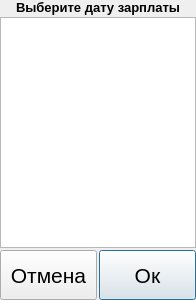
<?xml version="1.0" encoding="UTF-8"?>
<ui version="4.0">
 <class>Dialog</class>
 <widget class="QDialog" name="Dialog">
  <property name="geometry">
   <rect>
    <x>0</x>
    <y>0</y>
    <width>196</width>
    <height>300</height>
   </rect>
  </property>
  <property name="windowTitle">
   <string>Дата</string>
  </property>
  <layout class="QGridLayout" name="gridLayout">
   <property name="leftMargin">
    <number>0</number>
   </property>
   <property name="topMargin">
    <number>0</number>
   </property>
   <property name="rightMargin">
    <number>0</number>
   </property>
   <property name="bottomMargin">
    <number>0</number>
   </property>
   <property name="spacing">
    <number>2</number>
   </property>
   <item row="2" column="1">
    <widget class="QPushButton" name="pushButton_2">
     <property name="minimumSize">
      <size>
       <width>0</width>
       <height>50</height>
      </size>
     </property>
     <property name="font">
      <font>
       <family>Tahoma</family>
       <pointsize>16</pointsize>
      </font>
     </property>
     <property name="text">
      <string>Ок</string>
     </property>
    </widget>
   </item>
   <item row="2" column="0">
    <widget class="QPushButton" name="pushButton">
     <property name="minimumSize">
      <size>
       <width>0</width>
       <height>50</height>
      </size>
     </property>
     <property name="font">
      <font>
       <family>Tahoma</family>
       <pointsize>16</pointsize>
      </font>
     </property>
     <property name="text">
      <string>Отмена</string>
     </property>
    </widget>
   </item>
   <item row="0" column="0" colspan="2">
    <widget class="QLabel" name="label">
     <property name="font">
      <font>
       <pointsize>10</pointsize>
       <weight>75</weight>
       <bold>true</bold>
      </font>
     </property>
     <property name="text">
      <string>Выберите дату зарплаты</string>
     </property>
     <property name="alignment">
      <set>Qt::AlignCenter</set>
     </property>
    </widget>
   </item>
   <item row="1" column="0" colspan="2">
    <widget class="QListWidget" name="lw_date_salary">
     <property name="font">
      <font>
       <family>Tahoma</family>
       <pointsize>12</pointsize>
       <weight>75</weight>
       <bold>true</bold>
      </font>
     </property>
     <property name="editTriggers">
      <set>QAbstractItemView::NoEditTriggers</set>
     </property>
     <property name="textElideMode">
      <enum>Qt::ElideMiddle</enum>
     </property>
     <property name="isWrapping" stdset="0">
      <bool>false</bool>
     </property>
     <property name="viewMode">
      <enum>QListView::ListMode</enum>
     </property>
    </widget>
   </item>
  </layout>
 </widget>
 <resources/>
 <connections>
  <connection>
   <sender>pushButton_2</sender>
   <signal>clicked()</signal>
   <receiver>Dialog</receiver>
   <slot>ui_acc()</slot>
   <hints>
    <hint type="sourcelabel">
     <x>149</x>
     <y>275</y>
    </hint>
    <hint type="destinationlabel">
     <x>154</x>
     <y>367</y>
    </hint>
   </hints>
  </connection>
  <connection>
   <sender>pushButton</sender>
   <signal>clicked()</signal>
   <receiver>Dialog</receiver>
   <slot>ui_can()</slot>
   <hints>
    <hint type="sourcelabel">
     <x>66</x>
     <y>275</y>
    </hint>
    <hint type="destinationlabel">
     <x>53</x>
     <y>379</y>
    </hint>
   </hints>
  </connection>
 </connections>
 <slots>
  <slot>ui_acc()</slot>
  <slot>ui_can()</slot>
 </slots>
</ui>
